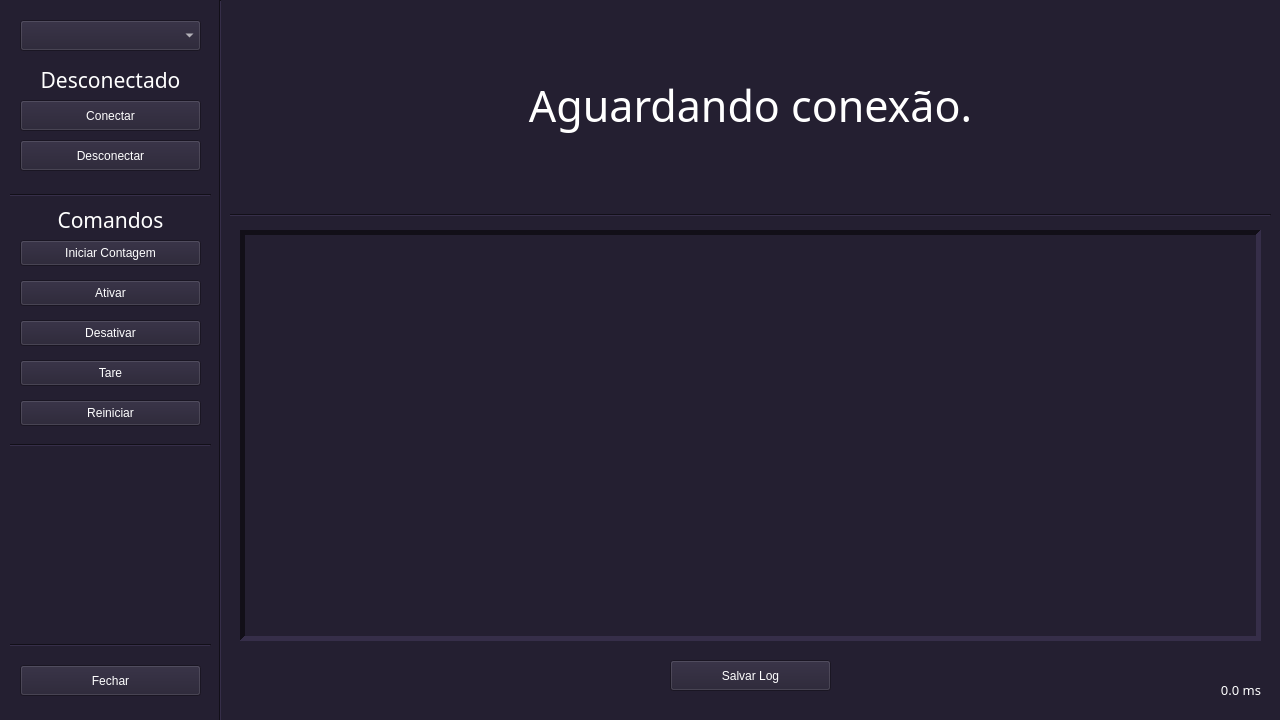
<?xml version="1.0" encoding="UTF-8"?>
<ui version="4.0">
 <class>IgnitorRF</class>
 <widget class="QMainWindow" name="IgnitorRF">
  <property name="geometry">
   <rect>
    <x>0</x>
    <y>0</y>
    <width>1280</width>
    <height>720</height>
   </rect>
  </property>
  <property name="minimumSize">
   <size>
    <width>1280</width>
    <height>720</height>
   </size>
  </property>
  <property name="maximumSize">
   <size>
    <width>1280</width>
    <height>720</height>
   </size>
  </property>
  <property name="palette">
   <palette>
    <active>
     <colorrole role="WindowText">
      <brush brushstyle="SolidPattern">
       <color alpha="255">
        <red>255</red>
        <green>255</green>
        <blue>255</blue>
       </color>
      </brush>
     </colorrole>
     <colorrole role="Button">
      <brush brushstyle="SolidPattern">
       <color alpha="255">
        <red>36</red>
        <green>31</green>
        <blue>49</blue>
       </color>
      </brush>
     </colorrole>
     <colorrole role="Light">
      <brush brushstyle="SolidPattern">
       <color alpha="255">
        <red>54</red>
        <green>46</green>
        <blue>73</blue>
       </color>
      </brush>
     </colorrole>
     <colorrole role="Midlight">
      <brush brushstyle="SolidPattern">
       <color alpha="255">
        <red>45</red>
        <green>38</green>
        <blue>61</blue>
       </color>
      </brush>
     </colorrole>
     <colorrole role="Dark">
      <brush brushstyle="SolidPattern">
       <color alpha="255">
        <red>18</red>
        <green>15</green>
        <blue>24</blue>
       </color>
      </brush>
     </colorrole>
     <colorrole role="Mid">
      <brush brushstyle="SolidPattern">
       <color alpha="255">
        <red>24</red>
        <green>21</green>
        <blue>33</blue>
       </color>
      </brush>
     </colorrole>
     <colorrole role="Text">
      <brush brushstyle="SolidPattern">
       <color alpha="255">
        <red>255</red>
        <green>255</green>
        <blue>255</blue>
       </color>
      </brush>
     </colorrole>
     <colorrole role="BrightText">
      <brush brushstyle="SolidPattern">
       <color alpha="255">
        <red>255</red>
        <green>255</green>
        <blue>255</blue>
       </color>
      </brush>
     </colorrole>
     <colorrole role="ButtonText">
      <brush brushstyle="SolidPattern">
       <color alpha="255">
        <red>255</red>
        <green>255</green>
        <blue>255</blue>
       </color>
      </brush>
     </colorrole>
     <colorrole role="Base">
      <brush brushstyle="SolidPattern">
       <color alpha="255">
        <red>0</red>
        <green>0</green>
        <blue>0</blue>
       </color>
      </brush>
     </colorrole>
     <colorrole role="Window">
      <brush brushstyle="SolidPattern">
       <color alpha="255">
        <red>36</red>
        <green>31</green>
        <blue>49</blue>
       </color>
      </brush>
     </colorrole>
     <colorrole role="Shadow">
      <brush brushstyle="SolidPattern">
       <color alpha="255">
        <red>0</red>
        <green>0</green>
        <blue>0</blue>
       </color>
      </brush>
     </colorrole>
     <colorrole role="Highlight">
      <brush brushstyle="SolidPattern">
       <color alpha="255">
        <red>97</red>
        <green>53</green>
        <blue>131</blue>
       </color>
      </brush>
     </colorrole>
     <colorrole role="AlternateBase">
      <brush brushstyle="SolidPattern">
       <color alpha="255">
        <red>18</red>
        <green>15</green>
        <blue>24</blue>
       </color>
      </brush>
     </colorrole>
     <colorrole role="ToolTipBase">
      <brush brushstyle="SolidPattern">
       <color alpha="255">
        <red>255</red>
        <green>255</green>
        <blue>220</blue>
       </color>
      </brush>
     </colorrole>
     <colorrole role="ToolTipText">
      <brush brushstyle="SolidPattern">
       <color alpha="255">
        <red>0</red>
        <green>0</green>
        <blue>0</blue>
       </color>
      </brush>
     </colorrole>
     <colorrole role="PlaceholderText">
      <brush brushstyle="SolidPattern">
       <color alpha="127">
        <red>255</red>
        <green>255</green>
        <blue>255</blue>
       </color>
      </brush>
     </colorrole>
     <colorrole role="Accent">
      <brush brushstyle="SolidPattern">
       <color alpha="255">
        <red>0</red>
        <green>0</green>
        <blue>0</blue>
       </color>
      </brush>
     </colorrole>
    </active>
    <inactive>
     <colorrole role="WindowText">
      <brush brushstyle="SolidPattern">
       <color alpha="255">
        <red>255</red>
        <green>255</green>
        <blue>255</blue>
       </color>
      </brush>
     </colorrole>
     <colorrole role="Button">
      <brush brushstyle="SolidPattern">
       <color alpha="255">
        <red>36</red>
        <green>31</green>
        <blue>49</blue>
       </color>
      </brush>
     </colorrole>
     <colorrole role="Light">
      <brush brushstyle="SolidPattern">
       <color alpha="255">
        <red>54</red>
        <green>46</green>
        <blue>73</blue>
       </color>
      </brush>
     </colorrole>
     <colorrole role="Midlight">
      <brush brushstyle="SolidPattern">
       <color alpha="255">
        <red>45</red>
        <green>38</green>
        <blue>61</blue>
       </color>
      </brush>
     </colorrole>
     <colorrole role="Dark">
      <brush brushstyle="SolidPattern">
       <color alpha="255">
        <red>18</red>
        <green>15</green>
        <blue>24</blue>
       </color>
      </brush>
     </colorrole>
     <colorrole role="Mid">
      <brush brushstyle="SolidPattern">
       <color alpha="255">
        <red>24</red>
        <green>21</green>
        <blue>33</blue>
       </color>
      </brush>
     </colorrole>
     <colorrole role="Text">
      <brush brushstyle="SolidPattern">
       <color alpha="255">
        <red>255</red>
        <green>255</green>
        <blue>255</blue>
       </color>
      </brush>
     </colorrole>
     <colorrole role="BrightText">
      <brush brushstyle="SolidPattern">
       <color alpha="255">
        <red>255</red>
        <green>255</green>
        <blue>255</blue>
       </color>
      </brush>
     </colorrole>
     <colorrole role="ButtonText">
      <brush brushstyle="SolidPattern">
       <color alpha="255">
        <red>255</red>
        <green>255</green>
        <blue>255</blue>
       </color>
      </brush>
     </colorrole>
     <colorrole role="Base">
      <brush brushstyle="SolidPattern">
       <color alpha="255">
        <red>0</red>
        <green>0</green>
        <blue>0</blue>
       </color>
      </brush>
     </colorrole>
     <colorrole role="Window">
      <brush brushstyle="SolidPattern">
       <color alpha="255">
        <red>36</red>
        <green>31</green>
        <blue>49</blue>
       </color>
      </brush>
     </colorrole>
     <colorrole role="Shadow">
      <brush brushstyle="SolidPattern">
       <color alpha="255">
        <red>0</red>
        <green>0</green>
        <blue>0</blue>
       </color>
      </brush>
     </colorrole>
     <colorrole role="Highlight">
      <brush brushstyle="SolidPattern">
       <color alpha="255">
        <red>97</red>
        <green>53</green>
        <blue>131</blue>
       </color>
      </brush>
     </colorrole>
     <colorrole role="AlternateBase">
      <brush brushstyle="SolidPattern">
       <color alpha="255">
        <red>18</red>
        <green>15</green>
        <blue>24</blue>
       </color>
      </brush>
     </colorrole>
     <colorrole role="ToolTipBase">
      <brush brushstyle="SolidPattern">
       <color alpha="255">
        <red>255</red>
        <green>255</green>
        <blue>220</blue>
       </color>
      </brush>
     </colorrole>
     <colorrole role="ToolTipText">
      <brush brushstyle="SolidPattern">
       <color alpha="255">
        <red>0</red>
        <green>0</green>
        <blue>0</blue>
       </color>
      </brush>
     </colorrole>
     <colorrole role="PlaceholderText">
      <brush brushstyle="SolidPattern">
       <color alpha="127">
        <red>255</red>
        <green>255</green>
        <blue>255</blue>
       </color>
      </brush>
     </colorrole>
     <colorrole role="Accent">
      <brush brushstyle="SolidPattern">
       <color alpha="255">
        <red>0</red>
        <green>0</green>
        <blue>0</blue>
       </color>
      </brush>
     </colorrole>
    </inactive>
    <disabled>
     <colorrole role="WindowText">
      <brush brushstyle="SolidPattern">
       <color alpha="255">
        <red>18</red>
        <green>15</green>
        <blue>24</blue>
       </color>
      </brush>
     </colorrole>
     <colorrole role="Button">
      <brush brushstyle="SolidPattern">
       <color alpha="255">
        <red>36</red>
        <green>31</green>
        <blue>49</blue>
       </color>
      </brush>
     </colorrole>
     <colorrole role="Light">
      <brush brushstyle="SolidPattern">
       <color alpha="255">
        <red>54</red>
        <green>46</green>
        <blue>73</blue>
       </color>
      </brush>
     </colorrole>
     <colorrole role="Midlight">
      <brush brushstyle="SolidPattern">
       <color alpha="255">
        <red>45</red>
        <green>38</green>
        <blue>61</blue>
       </color>
      </brush>
     </colorrole>
     <colorrole role="Dark">
      <brush brushstyle="SolidPattern">
       <color alpha="255">
        <red>18</red>
        <green>15</green>
        <blue>24</blue>
       </color>
      </brush>
     </colorrole>
     <colorrole role="Mid">
      <brush brushstyle="SolidPattern">
       <color alpha="255">
        <red>24</red>
        <green>21</green>
        <blue>33</blue>
       </color>
      </brush>
     </colorrole>
     <colorrole role="Text">
      <brush brushstyle="SolidPattern">
       <color alpha="255">
        <red>18</red>
        <green>15</green>
        <blue>24</blue>
       </color>
      </brush>
     </colorrole>
     <colorrole role="BrightText">
      <brush brushstyle="SolidPattern">
       <color alpha="255">
        <red>255</red>
        <green>255</green>
        <blue>255</blue>
       </color>
      </brush>
     </colorrole>
     <colorrole role="ButtonText">
      <brush brushstyle="SolidPattern">
       <color alpha="255">
        <red>18</red>
        <green>15</green>
        <blue>24</blue>
       </color>
      </brush>
     </colorrole>
     <colorrole role="Base">
      <brush brushstyle="SolidPattern">
       <color alpha="255">
        <red>36</red>
        <green>31</green>
        <blue>49</blue>
       </color>
      </brush>
     </colorrole>
     <colorrole role="Window">
      <brush brushstyle="SolidPattern">
       <color alpha="255">
        <red>36</red>
        <green>31</green>
        <blue>49</blue>
       </color>
      </brush>
     </colorrole>
     <colorrole role="Shadow">
      <brush brushstyle="SolidPattern">
       <color alpha="255">
        <red>0</red>
        <green>0</green>
        <blue>0</blue>
       </color>
      </brush>
     </colorrole>
     <colorrole role="AlternateBase">
      <brush brushstyle="SolidPattern">
       <color alpha="255">
        <red>36</red>
        <green>31</green>
        <blue>49</blue>
       </color>
      </brush>
     </colorrole>
     <colorrole role="ToolTipBase">
      <brush brushstyle="SolidPattern">
       <color alpha="255">
        <red>255</red>
        <green>255</green>
        <blue>220</blue>
       </color>
      </brush>
     </colorrole>
     <colorrole role="ToolTipText">
      <brush brushstyle="SolidPattern">
       <color alpha="255">
        <red>0</red>
        <green>0</green>
        <blue>0</blue>
       </color>
      </brush>
     </colorrole>
     <colorrole role="PlaceholderText">
      <brush brushstyle="SolidPattern">
       <color alpha="127">
        <red>18</red>
        <green>15</green>
        <blue>24</blue>
       </color>
      </brush>
     </colorrole>
     <colorrole role="Accent">
      <brush brushstyle="SolidPattern">
       <color alpha="255">
        <red>25</red>
        <green>22</green>
        <blue>35</blue>
       </color>
      </brush>
     </colorrole>
    </disabled>
   </palette>
  </property>
  <property name="windowTitle">
   <string>MainWindow</string>
  </property>
  <property name="autoFillBackground">
   <bool>false</bool>
  </property>
  <property name="toolButtonStyle">
   <enum>Qt::ToolButtonStyle::ToolButtonIconOnly</enum>
  </property>
  <widget class="QWidget" name="centralwidget">
   <widget class="QFrame" name="menu">
    <property name="geometry">
     <rect>
      <x>10</x>
      <y>10</y>
      <width>201</width>
      <height>701</height>
     </rect>
    </property>
    <property name="frameShape">
     <enum>QFrame::Shape::NoFrame</enum>
    </property>
    <property name="frameShadow">
     <enum>QFrame::Shadow::Raised</enum>
    </property>
    <property name="lineWidth">
     <number>0</number>
    </property>
    <widget class="QComboBox" name="portsBox">
     <property name="geometry">
      <rect>
       <x>10</x>
       <y>10</y>
       <width>181</width>
       <height>31</height>
      </rect>
     </property>
    </widget>
    <widget class="QPushButton" name="connectButton">
     <property name="geometry">
      <rect>
       <x>10</x>
       <y>90</y>
       <width>181</width>
       <height>31</height>
      </rect>
     </property>
     <property name="cursor">
      <cursorShape>PointingHandCursor</cursorShape>
     </property>
     <property name="text">
      <string>Conectar</string>
     </property>
     <property name="autoDefault">
      <bool>false</bool>
     </property>
     <property name="default">
      <bool>false</bool>
     </property>
     <property name="flat">
      <bool>false</bool>
     </property>
    </widget>
    <widget class="QPushButton" name="disconnectButton">
     <property name="geometry">
      <rect>
       <x>10</x>
       <y>130</y>
       <width>181</width>
       <height>31</height>
      </rect>
     </property>
     <property name="cursor">
      <cursorShape>PointingHandCursor</cursorShape>
     </property>
     <property name="text">
      <string>Desconectar</string>
     </property>
    </widget>
    <widget class="Line" name="line_2">
     <property name="geometry">
      <rect>
       <x>0</x>
       <y>160</y>
       <width>201</width>
       <height>51</height>
      </rect>
     </property>
     <property name="orientation">
      <enum>Qt::Orientation::Horizontal</enum>
     </property>
    </widget>
    <widget class="QPushButton" name="countdownButton">
     <property name="geometry">
      <rect>
       <x>10</x>
       <y>230</y>
       <width>181</width>
       <height>26</height>
      </rect>
     </property>
     <property name="cursor">
      <cursorShape>PointingHandCursor</cursorShape>
     </property>
     <property name="text">
      <string>Iniciar Contagem</string>
     </property>
    </widget>
    <widget class="QPushButton" name="activateButton">
     <property name="geometry">
      <rect>
       <x>10</x>
       <y>270</y>
       <width>181</width>
       <height>26</height>
      </rect>
     </property>
     <property name="cursor">
      <cursorShape>PointingHandCursor</cursorShape>
     </property>
     <property name="text">
      <string>Ativar</string>
     </property>
    </widget>
    <widget class="QPushButton" name="desactivateButton">
     <property name="geometry">
      <rect>
       <x>10</x>
       <y>310</y>
       <width>181</width>
       <height>26</height>
      </rect>
     </property>
     <property name="cursor">
      <cursorShape>PointingHandCursor</cursorShape>
     </property>
     <property name="text">
      <string>Desativar</string>
     </property>
    </widget>
    <widget class="QPushButton" name="closeButton">
     <property name="geometry">
      <rect>
       <x>10</x>
       <y>655</y>
       <width>181</width>
       <height>31</height>
      </rect>
     </property>
     <property name="cursor">
      <cursorShape>PointingHandCursor</cursorShape>
     </property>
     <property name="text">
      <string>Fechar</string>
     </property>
    </widget>
    <widget class="QLabel" name="statusLabel">
     <property name="geometry">
      <rect>
       <x>0</x>
       <y>60</y>
       <width>201</width>
       <height>20</height>
      </rect>
     </property>
     <property name="font">
      <font>
       <family>JetBrains Mono</family>
       <pointsize>16</pointsize>
      </font>
     </property>
     <property name="text">
      <string>Desconectado</string>
     </property>
     <property name="alignment">
      <set>Qt::AlignmentFlag::AlignCenter</set>
     </property>
    </widget>
    <widget class="Line" name="line_4">
     <property name="geometry">
      <rect>
       <x>0</x>
       <y>610</y>
       <width>201</width>
       <height>51</height>
      </rect>
     </property>
     <property name="orientation">
      <enum>Qt::Orientation::Horizontal</enum>
     </property>
    </widget>
    <widget class="QLabel" name="commandLabel">
     <property name="geometry">
      <rect>
       <x>0</x>
       <y>200</y>
       <width>201</width>
       <height>20</height>
      </rect>
     </property>
     <property name="font">
      <font>
       <family>JetBrains Mono</family>
       <pointsize>16</pointsize>
      </font>
     </property>
     <property name="text">
      <string>Comandos</string>
     </property>
     <property name="alignment">
      <set>Qt::AlignmentFlag::AlignCenter</set>
     </property>
    </widget>
    <widget class="QPushButton" name="tareButton">
     <property name="geometry">
      <rect>
       <x>10</x>
       <y>350</y>
       <width>181</width>
       <height>26</height>
      </rect>
     </property>
     <property name="cursor">
      <cursorShape>PointingHandCursor</cursorShape>
     </property>
     <property name="text">
      <string>Tare</string>
     </property>
    </widget>
    <widget class="QPushButton" name="rebootButton">
     <property name="geometry">
      <rect>
       <x>10</x>
       <y>390</y>
       <width>181</width>
       <height>26</height>
      </rect>
     </property>
     <property name="cursor">
      <cursorShape>PointingHandCursor</cursorShape>
     </property>
     <property name="text">
      <string>Reiniciar</string>
     </property>
    </widget>
    <widget class="Line" name="line_5">
     <property name="geometry">
      <rect>
       <x>0</x>
       <y>410</y>
       <width>201</width>
       <height>51</height>
      </rect>
     </property>
     <property name="orientation">
      <enum>Qt::Orientation::Horizontal</enum>
     </property>
    </widget>
   </widget>
   <widget class="QFrame" name="show">
    <property name="geometry">
     <rect>
      <x>230</x>
      <y>10</y>
      <width>1041</width>
      <height>701</height>
     </rect>
    </property>
    <property name="frameShape">
     <enum>QFrame::Shape::NoFrame</enum>
    </property>
    <property name="frameShadow">
     <enum>QFrame::Shadow::Sunken</enum>
    </property>
    <property name="lineWidth">
     <number>0</number>
    </property>
    <widget class="QScrollArea" name="scrollArea">
     <property name="geometry">
      <rect>
       <x>10</x>
       <y>220</y>
       <width>1021</width>
       <height>411</height>
      </rect>
     </property>
     <property name="font">
      <font>
       <family>JetBrains Mono</family>
      </font>
     </property>
     <property name="autoFillBackground">
      <bool>false</bool>
     </property>
     <property name="frameShape">
      <enum>QFrame::Shape::Panel</enum>
     </property>
     <property name="frameShadow">
      <enum>QFrame::Shadow::Sunken</enum>
     </property>
     <property name="lineWidth">
      <number>5</number>
     </property>
     <property name="midLineWidth">
      <number>0</number>
     </property>
     <property name="horizontalScrollBarPolicy">
      <enum>Qt::ScrollBarPolicy::ScrollBarAlwaysOff</enum>
     </property>
     <property name="sizeAdjustPolicy">
      <enum>QAbstractScrollArea::SizeAdjustPolicy::AdjustToContentsOnFirstShow</enum>
     </property>
     <property name="widgetResizable">
      <bool>true</bool>
     </property>
     <widget class="QWidget" name="scrollAreaWidgetContents">
      <property name="geometry">
       <rect>
        <x>0</x>
        <y>0</y>
        <width>1011</width>
        <height>401</height>
       </rect>
      </property>
      <property name="autoFillBackground">
       <bool>true</bool>
      </property>
     </widget>
    </widget>
    <widget class="Line" name="line">
     <property name="geometry">
      <rect>
       <x>0</x>
       <y>190</y>
       <width>1041</width>
       <height>31</height>
      </rect>
     </property>
     <property name="orientation">
      <enum>Qt::Orientation::Horizontal</enum>
     </property>
    </widget>
    <widget class="QPushButton" name="logButton">
     <property name="geometry">
      <rect>
       <x>440</x>
       <y>650</y>
       <width>161</width>
       <height>31</height>
      </rect>
     </property>
     <property name="cursor">
      <cursorShape>PointingHandCursor</cursorShape>
     </property>
     <property name="text">
      <string>Salvar Log</string>
     </property>
    </widget>
    <widget class="QLabel" name="receivedLabel">
     <property name="geometry">
      <rect>
       <x>0</x>
       <y>50</y>
       <width>1041</width>
       <height>91</height>
      </rect>
     </property>
     <property name="font">
      <font>
       <family>JetBrains Mono ExtraBold</family>
       <pointsize>32</pointsize>
      </font>
     </property>
     <property name="text">
      <string>Aguardando conexão.</string>
     </property>
     <property name="alignment">
      <set>Qt::AlignmentFlag::AlignCenter</set>
     </property>
    </widget>
    <widget class="QLabel" name="pingLabel">
     <property name="geometry">
      <rect>
       <x>830</x>
       <y>670</y>
       <width>201</width>
       <height>20</height>
      </rect>
     </property>
     <property name="font">
      <font>
       <family>JetBrains Mono</family>
       <pointsize>10</pointsize>
      </font>
     </property>
     <property name="text">
      <string>0.0 ms</string>
     </property>
     <property name="alignment">
      <set>Qt::AlignmentFlag::AlignRight|Qt::AlignmentFlag::AlignTrailing|Qt::AlignmentFlag::AlignVCenter</set>
     </property>
    </widget>
   </widget>
   <widget class="Line" name="line_3">
    <property name="geometry">
     <rect>
      <x>205</x>
      <y>0</y>
      <width>31</width>
      <height>721</height>
     </rect>
    </property>
    <property name="orientation">
     <enum>Qt::Orientation::Vertical</enum>
    </property>
   </widget>
  </widget>
 </widget>
 <resources/>
 <connections/>
</ui>
